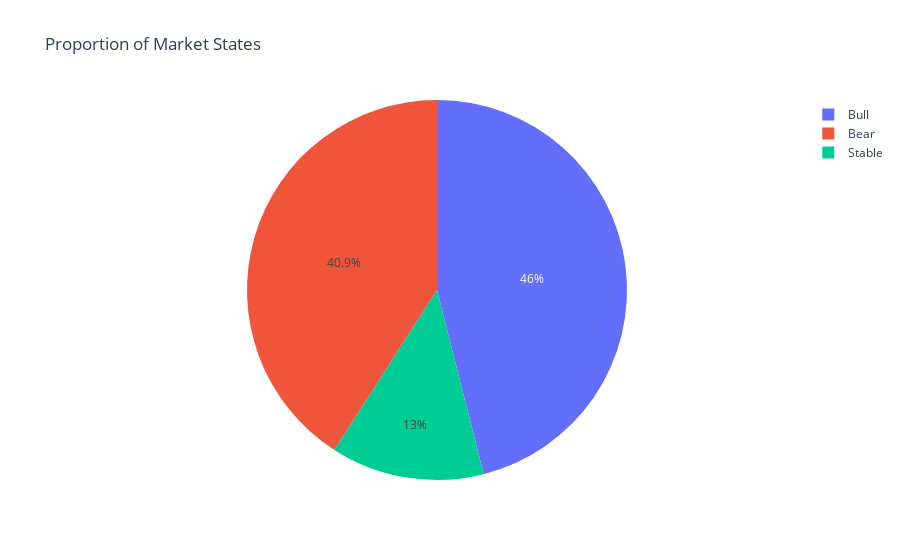

Here is the notebook cell this chart was saved with:
### Markdown cell above
The threshold defines the range considered Stable. We experimented with values from 0.001 to 0.2. A threshold of 0.001 was small, barely reflecting stable days, while 0.2 was too large, resulting in most days being classified as stable. A threshold of 0.002 (0.2%) was chosen. This captures minor flat days as stable while keeping Bull and Bear proportions realistic.

### Code cell
threshold = 0.002

def classify_change(x):
    if x > threshold:
        return 'Bull'
    elif x < -threshold:
        return 'Bear'
    else:
        return 'Stable'
    
sp_stocks['State'] = sp_stocks['pct_change'].apply(classify_change)

sp_counts = sp_stocks['State'].value_counts(normalize=True).reset_index()

fig = px.pie(sp_counts, values='proportion', names='State', title='Proportion of Market States')
fig.show()

### Figure 1 — Plotly figure (JSON) as saved in the notebook; plotly's stock layout.template omitted (floating-point values rounded to 4 significant figures)
{"data": [{"domain": {"x": [0, 1], "y": [0, 1]}, "hovertemplate": "State=%{label}<br>proportion=%{value}<extra></extra>", "labels": ["Bull", "Bear", "Stable"], "legendgroup": "", "name": "", "showlegend": true, "type": "pie", "values": [0.4604, 0.4092, 0.1304]}], "layout": {"legend": {"tracegroupgap": 0}, "title": {"text": "Proportion of Market States"}}}
